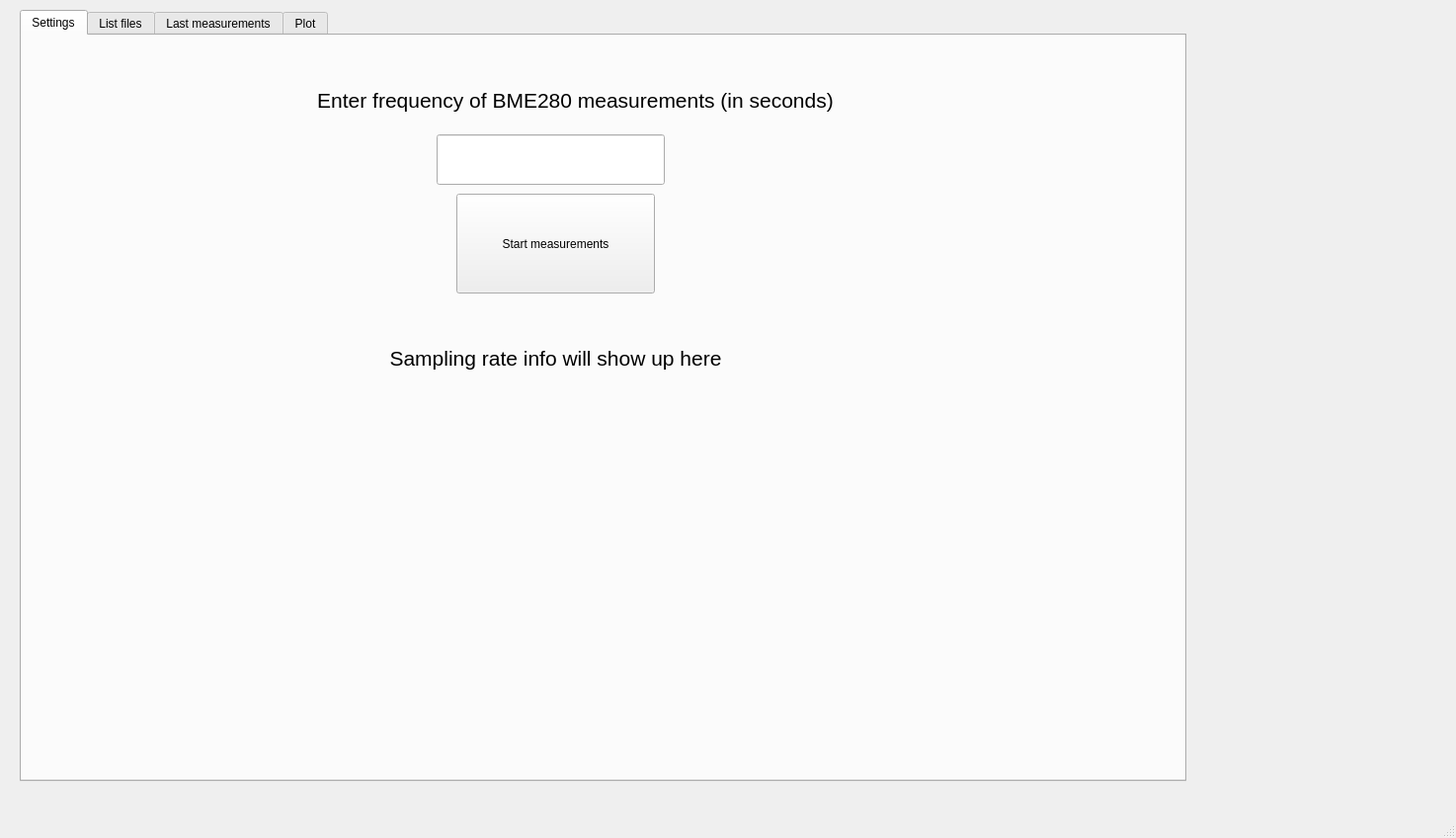
<?xml version="1.0" encoding="UTF-8"?>
<ui version="4.0">
 <class>MainWindow</class>
 <widget class="QMainWindow" name="MainWindow">
  <property name="geometry">
   <rect>
    <x>0</x>
    <y>0</y>
    <width>1474</width>
    <height>848</height>
   </rect>
  </property>
  <property name="windowTitle">
   <string>MainWindow</string>
  </property>
  <widget class="QWidget" name="central_widget">
   <widget class="QTabWidget" name="tabWidget">
    <property name="geometry">
     <rect>
      <x>20</x>
      <y>10</y>
      <width>1181</width>
      <height>781</height>
     </rect>
    </property>
    <property name="currentIndex">
     <number>0</number>
    </property>
    <widget class="QWidget" name="settings_widget">
     <attribute name="title">
      <string>Settings</string>
     </attribute>
     <widget class="QPushButton" name="start_measurements_button">
      <property name="geometry">
       <rect>
        <x>440</x>
        <y>160</y>
        <width>201</width>
        <height>101</height>
       </rect>
      </property>
      <property name="text">
       <string>Start measurements</string>
      </property>
     </widget>
     <widget class="QLineEdit" name="sampling_rate_line_edit">
      <property name="geometry">
       <rect>
        <x>420</x>
        <y>100</y>
        <width>231</width>
        <height>51</height>
       </rect>
      </property>
     </widget>
     <widget class="QLabel" name="sampling_rate_prompt_label">
      <property name="geometry">
       <rect>
        <x>210</x>
        <y>40</y>
        <width>701</width>
        <height>51</height>
       </rect>
      </property>
      <property name="font">
       <font>
        <pointsize>16</pointsize>
       </font>
      </property>
      <property name="text">
       <string>Enter frequency of BME280 measurements (in seconds)</string>
      </property>
      <property name="alignment">
       <set>Qt::AlignCenter</set>
      </property>
     </widget>
     <widget class="QLabel" name="current_sampling_rate_label">
      <property name="geometry">
       <rect>
        <x>190</x>
        <y>330</y>
        <width>701</width>
        <height>51</height>
       </rect>
      </property>
      <property name="font">
       <font>
        <pointsize>16</pointsize>
       </font>
      </property>
      <property name="text">
       <string/>
      </property>
      <property name="alignment">
       <set>Qt::AlignCenter</set>
      </property>
     </widget>
     <widget class="QLabel" name="sampling_rate_info_label">
      <property name="geometry">
       <rect>
        <x>110</x>
        <y>306</y>
        <width>861</width>
        <height>41</height>
       </rect>
      </property>
      <property name="font">
       <font>
        <pointsize>16</pointsize>
       </font>
      </property>
      <property name="text">
       <string>Sampling rate info will show up here</string>
      </property>
      <property name="alignment">
       <set>Qt::AlignCenter</set>
      </property>
     </widget>
    </widget>
    <widget class="QWidget" name="tab">
     <attribute name="title">
      <string>List files</string>
     </attribute>
     <widget class="QPushButton" name="list_files_button">
      <property name="geometry">
       <rect>
        <x>390</x>
        <y>70</y>
        <width>281</width>
        <height>151</height>
       </rect>
      </property>
      <property name="text">
       <string>List files</string>
      </property>
     </widget>
     <widget class="QTextBrowser" name="list_files_text_browser">
      <property name="geometry">
       <rect>
        <x>320</x>
        <y>260</y>
        <width>491</width>
        <height>401</height>
       </rect>
      </property>
     </widget>
    </widget>
    <widget class="QWidget" name="last_measurements_widget">
     <attribute name="title">
      <string>Last measurements</string>
     </attribute>
     <widget class="QLabel" name="pressure_label">
      <property name="geometry">
       <rect>
        <x>700</x>
        <y>520</y>
        <width>241</width>
        <height>81</height>
       </rect>
      </property>
      <property name="font">
       <font>
        <pointsize>20</pointsize>
       </font>
      </property>
      <property name="text">
       <string>TextLabel</string>
      </property>
      <property name="alignment">
       <set>Qt::AlignCenter</set>
      </property>
     </widget>
     <widget class="QLabel" name="humidity_label">
      <property name="geometry">
       <rect>
        <x>700</x>
        <y>310</y>
        <width>241</width>
        <height>91</height>
       </rect>
      </property>
      <property name="font">
       <font>
        <pointsize>20</pointsize>
       </font>
      </property>
      <property name="text">
       <string>TextLabel</string>
      </property>
      <property name="alignment">
       <set>Qt::AlignCenter</set>
      </property>
     </widget>
     <widget class="QLabel" name="temperature_label">
      <property name="geometry">
       <rect>
        <x>730</x>
        <y>130</y>
        <width>191</width>
        <height>81</height>
       </rect>
      </property>
      <property name="font">
       <font>
        <pointsize>20</pointsize>
       </font>
      </property>
      <property name="text">
       <string>TextLabel</string>
      </property>
      <property name="alignment">
       <set>Qt::AlignCenter</set>
      </property>
     </widget>
     <widget class="QLabel" name="label_4">
      <property name="geometry">
       <rect>
        <x>270</x>
        <y>145</y>
        <width>271</width>
        <height>41</height>
       </rect>
      </property>
      <property name="font">
       <font>
        <pointsize>20</pointsize>
       </font>
      </property>
      <property name="text">
       <string>Last temperature</string>
      </property>
      <property name="alignment">
       <set>Qt::AlignCenter</set>
      </property>
     </widget>
     <widget class="QLabel" name="label_5">
      <property name="geometry">
       <rect>
        <x>270</x>
        <y>320</y>
        <width>271</width>
        <height>41</height>
       </rect>
      </property>
      <property name="font">
       <font>
        <pointsize>20</pointsize>
       </font>
      </property>
      <property name="text">
       <string>Last humidity</string>
      </property>
      <property name="alignment">
       <set>Qt::AlignCenter</set>
      </property>
     </widget>
     <widget class="QLabel" name="label_6">
      <property name="geometry">
       <rect>
        <x>260</x>
        <y>530</y>
        <width>271</width>
        <height>41</height>
       </rect>
      </property>
      <property name="font">
       <font>
        <pointsize>20</pointsize>
       </font>
      </property>
      <property name="text">
       <string>Last pressure</string>
      </property>
      <property name="alignment">
       <set>Qt::AlignCenter</set>
      </property>
     </widget>
     <widget class="QLabel" name="label_7">
      <property name="geometry">
       <rect>
        <x>270</x>
        <y>60</y>
        <width>271</width>
        <height>41</height>
       </rect>
      </property>
      <property name="font">
       <font>
        <pointsize>20</pointsize>
       </font>
      </property>
      <property name="text">
       <string>Last update</string>
      </property>
      <property name="alignment">
       <set>Qt::AlignCenter</set>
      </property>
     </widget>
     <widget class="QLabel" name="last_update_label">
      <property name="geometry">
       <rect>
        <x>710</x>
        <y>40</y>
        <width>291</width>
        <height>81</height>
       </rect>
      </property>
      <property name="font">
       <font>
        <pointsize>20</pointsize>
       </font>
      </property>
      <property name="text">
       <string>TextLabel</string>
      </property>
      <property name="alignment">
       <set>Qt::AlignCenter</set>
      </property>
     </widget>
    </widget>
    <widget class="QWidget" name="plot_widget">
     <attribute name="title">
      <string>Plot</string>
     </attribute>
     <widget class="QPushButton" name="plot_button">
      <property name="geometry">
       <rect>
        <x>890</x>
        <y>580</y>
        <width>221</width>
        <height>81</height>
       </rect>
      </property>
      <property name="text">
       <string>Plot</string>
      </property>
     </widget>
     <widget class="PlotWidget" name="temperature_plot" native="true">
      <property name="geometry">
       <rect>
        <x>140</x>
        <y>60</y>
        <width>401</width>
        <height>261</height>
       </rect>
      </property>
     </widget>
     <widget class="QLabel" name="label">
      <property name="geometry">
       <rect>
        <x>-130</x>
        <y>10</y>
        <width>891</width>
        <height>41</height>
       </rect>
      </property>
      <property name="font">
       <font>
        <pointsize>20</pointsize>
       </font>
      </property>
      <property name="text">
       <string>Temperature plot</string>
      </property>
      <property name="alignment">
       <set>Qt::AlignCenter</set>
      </property>
     </widget>
     <widget class="PlotWidget" name="humidity_plot" native="true">
      <property name="geometry">
       <rect>
        <x>730</x>
        <y>70</y>
        <width>411</width>
        <height>261</height>
       </rect>
      </property>
     </widget>
     <widget class="QLabel" name="label_8">
      <property name="geometry">
       <rect>
        <x>750</x>
        <y>10</y>
        <width>261</width>
        <height>41</height>
       </rect>
      </property>
      <property name="font">
       <font>
        <pointsize>20</pointsize>
       </font>
      </property>
      <property name="text">
       <string>Humidity plot [%]</string>
      </property>
      <property name="alignment">
       <set>Qt::AlignCenter</set>
      </property>
     </widget>
     <widget class="QLineEdit" name="file_name_line_edit">
      <property name="geometry">
       <rect>
        <x>930</x>
        <y>510</y>
        <width>161</width>
        <height>22</height>
       </rect>
      </property>
     </widget>
     <widget class="PlotWidget" name="pressure_plot" native="true">
      <property name="geometry">
       <rect>
        <x>140</x>
        <y>430</y>
        <width>401</width>
        <height>261</height>
       </rect>
      </property>
     </widget>
     <widget class="QLabel" name="label_9">
      <property name="geometry">
       <rect>
        <x>150</x>
        <y>380</y>
        <width>291</width>
        <height>41</height>
       </rect>
      </property>
      <property name="font">
       <font>
        <pointsize>20</pointsize>
       </font>
      </property>
      <property name="text">
       <string>Pressure plot</string>
      </property>
      <property name="alignment">
       <set>Qt::AlignCenter</set>
      </property>
     </widget>
     <widget class="QLabel" name="label_10">
      <property name="geometry">
       <rect>
        <x>930</x>
        <y>480</y>
        <width>211</width>
        <height>20</height>
       </rect>
      </property>
      <property name="text">
       <string>Enter file name to plot</string>
      </property>
     </widget>
     <widget class="QLabel" name="label_11">
      <property name="geometry">
       <rect>
        <x>4</x>
        <y>150</y>
        <width>131</width>
        <height>20</height>
       </rect>
      </property>
      <property name="text">
       <string>Temperature [deg C]</string>
      </property>
     </widget>
     <widget class="QLabel" name="label_12">
      <property name="geometry">
       <rect>
        <x>20</x>
        <y>510</y>
        <width>91</width>
        <height>16</height>
       </rect>
      </property>
      <property name="text">
       <string>Pressure [hPa]</string>
      </property>
     </widget>
     <widget class="QLabel" name="label_13">
      <property name="geometry">
       <rect>
        <x>630</x>
        <y>150</y>
        <width>81</width>
        <height>16</height>
       </rect>
      </property>
      <property name="text">
       <string>Humidity [%]</string>
      </property>
     </widget>
     <widget class="QLabel" name="label_14">
      <property name="geometry">
       <rect>
        <x>190</x>
        <y>340</y>
        <width>251</width>
        <height>20</height>
       </rect>
      </property>
      <property name="text">
       <string>Time from starting measurements [s]</string>
      </property>
     </widget>
     <widget class="QLabel" name="label_15">
      <property name="geometry">
       <rect>
        <x>180</x>
        <y>710</y>
        <width>251</width>
        <height>20</height>
       </rect>
      </property>
      <property name="text">
       <string>Time from starting measurements [s]</string>
      </property>
     </widget>
     <widget class="QLabel" name="label_16">
      <property name="geometry">
       <rect>
        <x>810</x>
        <y>340</y>
        <width>251</width>
        <height>20</height>
       </rect>
      </property>
      <property name="text">
       <string>Time from starting measurements [s]</string>
      </property>
     </widget>
     <widget class="QLabel" name="datetime_info_label">
      <property name="geometry">
       <rect>
        <x>740</x>
        <y>430</y>
        <width>411</width>
        <height>20</height>
       </rect>
      </property>
      <property name="text">
       <string>Information about starting measurements will show up here</string>
      </property>
     </widget>
    </widget>
   </widget>
  </widget>
  <widget class="QMenuBar" name="menubar">
   <property name="geometry">
    <rect>
     <x>0</x>
     <y>0</y>
     <width>1474</width>
     <height>26</height>
    </rect>
   </property>
  </widget>
  <widget class="QStatusBar" name="statusbar"/>
 </widget>
 <customwidgets>
  <customwidget>
   <class>PlotWidget</class>
   <extends>QWidget</extends>
   <header location="global">pyqtgraph</header>
   <container>1</container>
  </customwidget>
 </customwidgets>
 <resources/>
 <connections/>
</ui>
